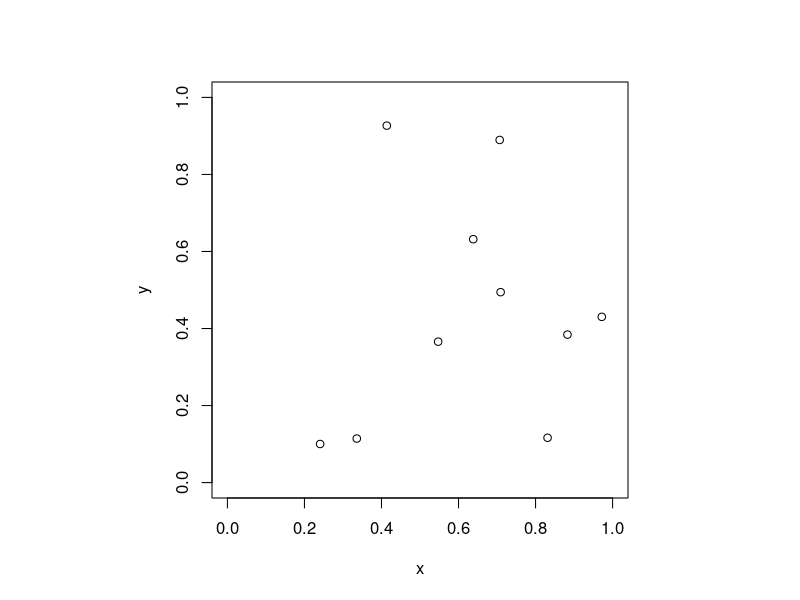
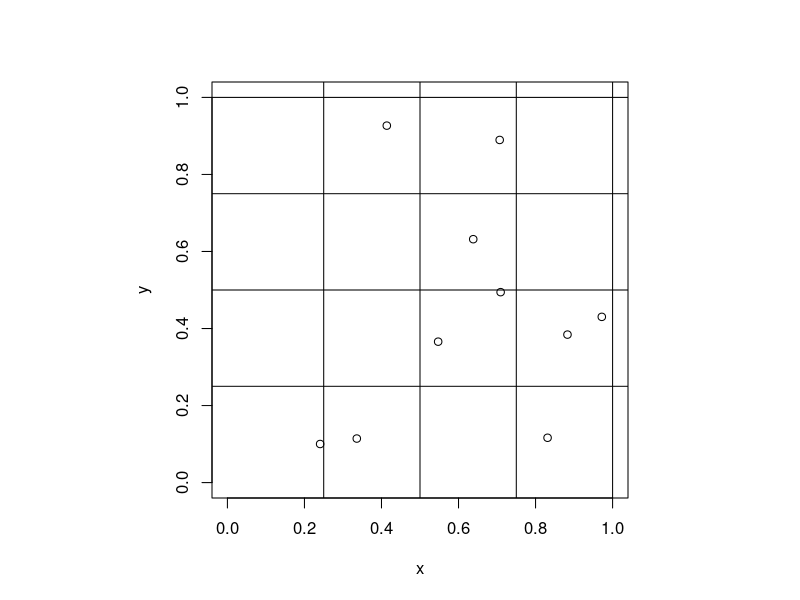

Reproduce these figures in R, in order.
## ---- chunk 1
knitr::opts_chunk$set(echo = TRUE)
## ---- chunk 2
# number of sites in the study
nsites <- 4

# number of individuals in capture history
n <- 10

# number of sampling occasions in capture-recapture
nsample_cap <- 5

# number of sampling occasions in presence-absence
nsample_occ <- 7

# capture probability
p <- 0.5

# occupancy probability
occupancy <- 0.3
## ---- chunk 3
set.seed(1313)
# our study area is the unit square

# define homerange centers

# Poisson process, with x, y coordinates as independent uniform
# random variables

homeranges <- array(data = NA, dim = c(n, 2), dimnames = list(c(1:n), c("x", "y")))

for (i in 1:n) {
  x <- runif(1)
  y <- runif(1)
  homeranges[i, 1] <- x
  homeranges[i, 2] <- y
}

# plotting homeranges for validation
par(pty = "s")
plot(homeranges, xlim = c(0, 1), ylim = c(0, 1))
## ---- chunk 4

# We now have a m x m grid for the unit square as our divided area

# number of grid cells per row
m <- 4

# plot grid cells on study area with homerange centers
par(pty = "s")
plot(homeranges, xlim = c(0, 1), ylim = c(0, 1))
for (i in 1:m) {
  abline(v = i / m)
  abline(h = i / m)
}



# simulate presence-absence data for each region for each period k
